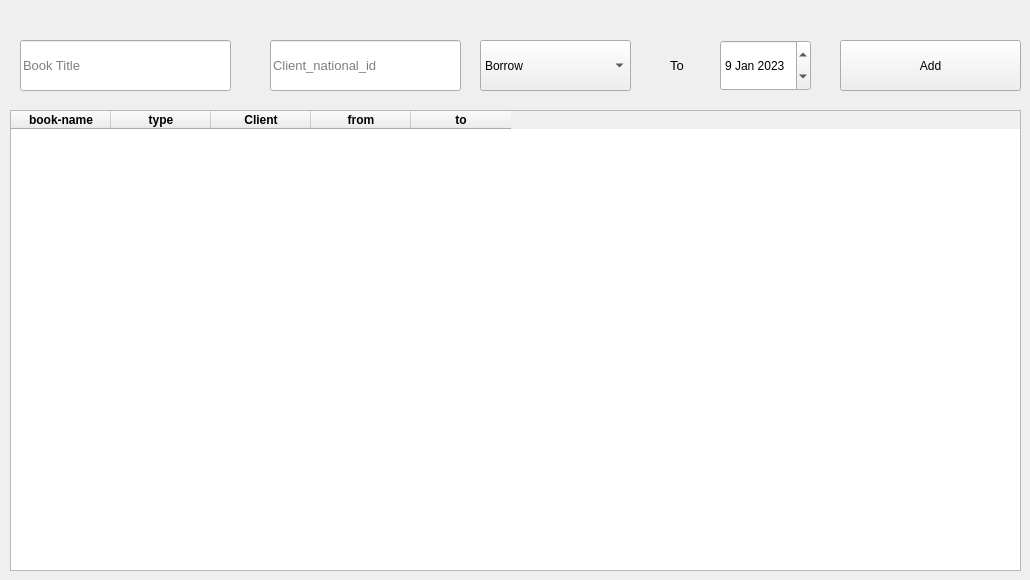
    <widget class="QWidget" name="tab">
     <attribute name="title">
      <string>Tab 1</string>
     </attribute>
     <widget class="QLineEdit" name="lineEdit">
      <property name="geometry">
       <rect>
        <x>20</x>
        <y>40</y>
        <width>211</width>
        <height>51</height>
       </rect>
      </property>
      <property name="font">
       <font>
        <pointsize>10</pointsize>
       </font>
      </property>
      <property name="placeholderText">
       <string>Book Title</string>
      </property>
     </widget>
     <widget class="QComboBox" name="comboBox">
      <property name="geometry">
       <rect>
        <x>480</x>
        <y>40</y>
        <width>151</width>
        <height>51</height>
       </rect>
      </property>
      <item>
       <property name="text">
        <string>Borrow</string>
       </property>
      </item>
      <item>
       <property name="text">
        <string>Return</string>
       </property>
      </item>
     </widget>
     <widget class="QPushButton" name="pushButton_8">
      <property name="geometry">
       <rect>
        <x>840</x>
        <y>40</y>
        <width>181</width>
        <height>51</height>
       </rect>
      </property>
      <property name="text">
       <string>Add</string>
      </property>
      <property name="icon">
       <iconset resource="icons.qrc">
        <normaloff>:/icons/icons/add.png</normaloff>:/icons/icons/add.png</iconset>
      </property>
     </widget>
     <widget class="QTableWidget" name="tableWidget">
      <property name="geometry">
       <rect>
        <x>10</x>
        <y>110</y>
        <width>1011</width>
        <height>461</height>
       </rect>
      </property>
      <column>
       <property name="text">
        <string>book-name</string>
       </property>
       <property name="font">
        <font>
         <weight>75</weight>
         <bold>true</bold>
        </font>
       </property>
      </column>
      <column>
       <property name="text">
        <string>type</string>
       </property>
       <property name="font">
        <font>
         <weight>75</weight>
         <bold>true</bold>
        </font>
       </property>
      </column>
      <column>
       <property name="text">
        <string>Client</string>
       </property>
       <property name="font">
        <font>
         <weight>75</weight>
         <bold>true</bold>
        </font>
       </property>
      </column>
      <column>
       <property name="text">
        <string>from</string>
       </property>
       <property name="font">
        <font>
         <weight>75</weight>
         <bold>true</bold>
        </font>
       </property>
      </column>
      <column>
       <property name="text">
        <string>to</string>
       </property>
       <property name="font">
        <font>
         <weight>75</weight>
         <bold>true</bold>
        </font>
       </property>
      </column>
     </widget>
     <widget class="QLineEdit" name="lineEdit_13">
      <property name="geometry">
       <rect>
        <x>270</x>
        <y>40</y>
        <width>191</width>
        <height>51</height>
       </rect>
      </property>
      <property name="font">
       <font>
        <pointsize>10</pointsize>
       </font>
      </property>
      <property name="placeholderText">
       <string>Client_national_id</string>
      </property>
     </widget>
     <widget class="QDateEdit" name="dateEdit_6">
      <property name="geometry">
       <rect>
        <x>720</x>
        <y>40</y>
        <width>91</width>
        <height>51</height>
       </rect>
      </property>
      <property name="date">
       <date>
        <year>2023</year>
        <month>1</month>
        <day>9</day>
       </date>
      </property>
     </widget>
     <widget class="QLabel" name="label_20">
      <property name="geometry">
       <rect>
        <x>670</x>
        <y>50</y>
        <width>31</width>
        <height>31</height>
       </rect>
      </property>
      <property name="font">
       <font>
        <pointsize>10</pointsize>
       </font>
      </property>
      <property name="text">
       <string>To</string>
      </property>
     </widget>
    </widget>
